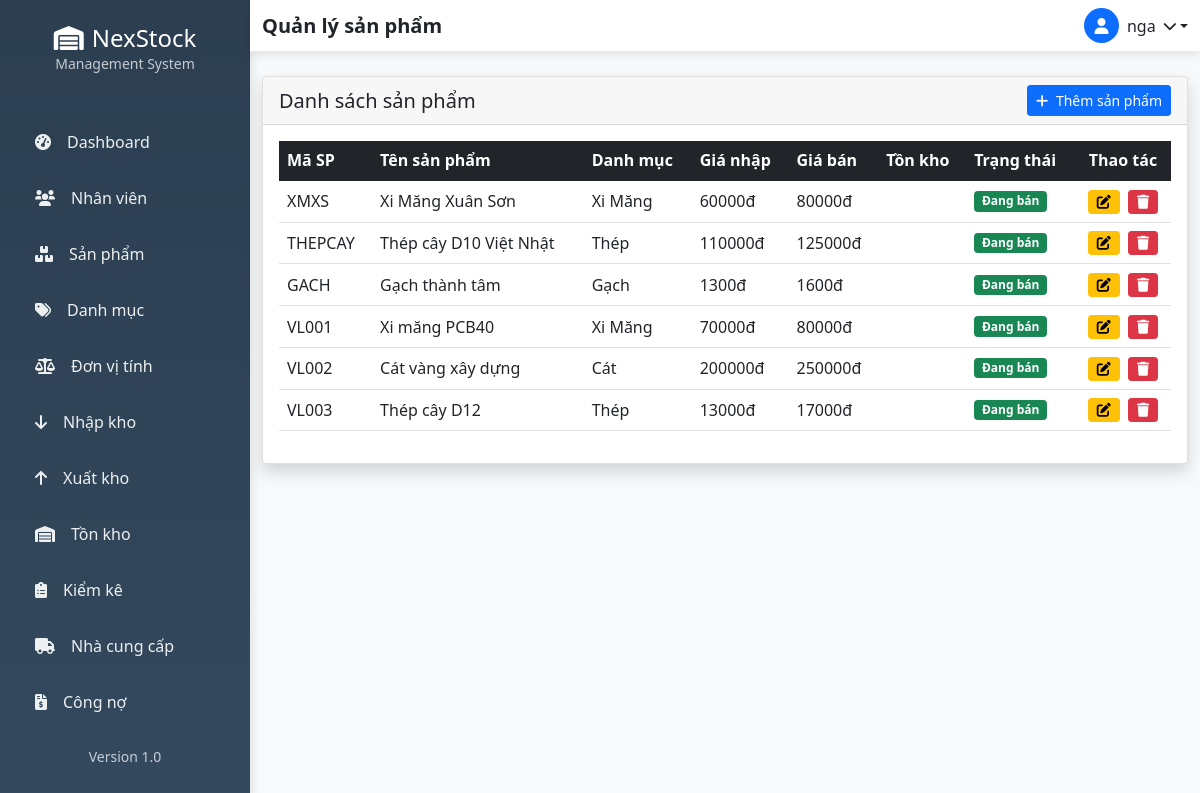
/san-pham/ (signed in), run on the app's committed database.
### accounts/models.py (models this page shows, shortened)
class NguoiDung(AbstractUser):
    ho_ten = models.CharField(max_length=100, blank=True)
    vai_tro = models.CharField(max_length=20, choices=[
        ('admin', 'Quản trị viên'),
        ('manager', 'Quản lý'),
        ('staff', 'Nhân viên'),
    ], default='staff')
    trang_thai = models.BooleanField(default=True)

### products/models.py (models this page shows, shortened)
class SanPham(models.Model):
    danh_muc = models.ForeignKey(DanhMucSanPham, on_delete=models.CASCADE)
    don_vi_tinh = models.ForeignKey(DonViTinh, on_delete=models.CASCADE)
    ma_san_pham = models.CharField(max_length=50, unique=True)
    ten_san_pham = models.CharField(max_length=200)
    mo_ta = models.TextField(blank=True, null=True)
    gia_nhap = models.DecimalField(max_digits=15, decimal_places=2)
    gia_ban = models.DecimalField(max_digits=15, decimal_places=2)
    trang_thai = models.BooleanField(default=True)
    ngay_tao = models.DateTimeField(auto_now_add=True)
    class Meta:
        verbose_name = "Sản phẩm"
        verbose_name_plural = "Sản phẩm"

class DanhMucSanPham(models.Model):
    ten_danh_muc = models.CharField(max_length=100)
    mo_ta = models.TextField(blank=True, null=True)
    trang_thai = models.BooleanField(default=True)
    ngay_tao = models.DateTimeField(auto_now_add=True)
    class Meta:
        verbose_name = "Danh mục sản phẩm"
        verbose_name_plural = "Danh mục sản phẩm"

### products/views.py (the view)
# urls.py: path('', views.product_list, name='product_list'),
@login_required
def product_list(request):
    products = SanPham.objects.all()
    return render(request, 'products/product_list.html', {'products': products})

### templates/products/product_list.html (shortened to what this page needs)
{% extends 'base.html' %}
{% block page_title %}Quản lý sản phẩm{% endblock %}
{% block content %}
<div class="card shadow">
    <div class="card-header d-flex justify-content-between align-items-center">
        <h5 class="card-title mb-0">Danh sách sản phẩm</h5>
        <a href="{% url 'product_create' %}" class="btn btn-primary btn-sm">
            <i class="fas fa-plus me-1"></i> Thêm sản phẩm
        </a>
    </div>
    <div class="card-body">
        <div class="table-responsive">
            <table class="table table-hover align-middle">
                <thead class="table-dark">
                    <tr>
                        <th>Mã SP</th>
                        <th>Tên sản phẩm</th>
                        <th>Danh mục</th>
                        <th>Giá nhập</th>
                        <th>Giá bán</th>
                        <th>Tồn kho</th>
                        <th>Trạng thái</th>
                        <th class="text-center">Thao tác</th>
                    </tr>
                </thead>
                <tbody>
                    {% for product in products %}
                    <tr>
                        <td>{{ product.ma_san_pham }}</td>
                        <td>{{ product.ten_san_pham }}</td>
                        <td>{{ product.danh_muc.ten_danh_muc }}</td>
                        <td>{{ product.gia_nhap|floatformat:0 }}đ</td>
                        <td>{{ product.gia_ban|floatformat:0 }}đ</td>
                        <td>{{ product.ton_kho }}</td>
                        <td>
                            {% if product.trang_thai %}
                                <span class="badge bg-success">Đang bán</span>
                            {% else %}
                                <span class="badge bg-secondary">Ngừng bán</span>
                            {% endif %}
                        </td>
                        <td class="text-center">
                            <a href="{% url 'product_edit' product.id %}" class="btn btn-sm btn-warning me-1">
                                <i class="fas fa-edit"></i>
                            </a>
                            <a href="{% url 'product_delete' product.id %}" class="btn btn-sm btn-danger">
                                <i class="fas fa-trash"></i>
                            </a>
                        </td>
                    </tr>
                    {% empty %}
                    <tr>
                        <td colspan="8" class="text-center text-muted">Chưa có sản phẩm nào.</td>
                    </tr>
                    {% endfor %}
                </tbody>
            </table>
        </div>
    </div>
</div>
{% endblock %}

### templates/base.html (shortened to what this page needs)
{% load static %}
<html lang="vi">
<head>
    <link href="https://cdn.jsdelivr.net/npm/bootstrap@5.1.3/dist/css/bootstrap.min.css" rel="stylesheet">
    <link rel="stylesheet" href="https://cdnjs.cloudflare.com/ajax/libs/font-awesome/6.0.0/css/all.min.css">
</head>
<body>
{% if user.is_authenticated %}
<div class="d-flex">
    <div class="sidebar">
        <div class="sidebar-header text-center py-4">
            <h4 class="text-white mb-0">
                <i class="fas fa-warehouse me-2"></i>NexStock
            </h4>
            <small class="text-light opacity-75">Management System</small>
        </div>
        <nav class="nav flex-column mt-3">
            <a class="nav-link {% if request.resolver_match.url_name == 'dashboard' %}active{% endif %}"
               href="{% url 'dashboard' %}">
                <i class="fas fa-tachometer-alt me-3"></i>Dashboard
            </a>
            <a class="nav-link {% if 'nhan-vien' in request.path %}active{% endif %}"
               href="{% url 'danh_sach_nhan_vien' %}">
                <i class="fas fa-users me-3"></i>Nhân viên
            </a>
            <a class="nav-link {% if 'product' in request.path %}active{% endif %}"
               href="{% url 'product_list' %}">
                <i class="fas fa-boxes me-3"></i>Sản phẩm
            </a>
            <a class="nav-link {% if 'category' in request.path %}active{% endif %}"
               href="{% url 'category_list' %}">
                <i class="fas fa-tags me-3"></i>Danh mục
            </a>
            <a class="nav-link {% if 'unit' in request.path %}active{% endif %}"
               href="{% url 'unit_list' %}">
                <i class="fas fa-balance-scale me-3"></i>Đơn vị tính
            </a>
            <a class="nav-link {% if 'nhap' in request.path %}active{% endif %}"
               href="{% url 'inventory:danh_sach_nhap' %}">
                <i class="fas fa-arrow-down me-3"></i>Nhập kho
            </a>
            <a class="nav-link {% if 'xuat' in request.path %}active{% endif %}"
               href="{% url 'inventory:danh_sach_xuat' %}">
                <i class="fas fa-arrow-up me-3"></i>Xuất kho
            </a>
            <a class="nav-link {% if 'ton-kho' in request.path %}active{% endif %}"
               href="{% url 'inventory:chi_tiet_ton_kho' kho_id=1 %}">
                <i class="fas fa-warehouse me-3"></i>Tồn kho
            </a>
            <a class="nav-link {% if 'kiem-ke' in request.path %}active{% endif %}"
               href="{% url 'inventory:danh_sach_kiem_ke' %}">
                <i class="fas fa-clipboard-list me-3"></i>Kiểm kê
            </a>
            <a class="nav-link" href="/doi-tac/nha-cung-cap/">
                <i class="fas fa-truck me-3"></i>Nhà cung cấp
            </a>
            <a class="nav-link {% if 'debt' in request.path %}active{% endif %}"
               href="{% url 'debt:congno_list' %}">
                <i class="fas fa-file-invoice-dollar me-3"></i>Công nợ
            </a>
        </nav>
        <div class="sidebar-footer mt-auto p-3 text-center">
            <small class="text-light opacity-75">Version 1.0</small>
        </div>
    </div>
    <div class="main-content flex-grow-1">
        <nav class="navbar navbar-custom navbar-expand-lg">
            <div class="container-fluid d-flex justify-content-between">
                <h5 class="mb-0 fw-bold">{% block page_title %}Dashboard{% endblock %}</h5>
                <div class="dropdown">
                    <a href="#" class="dropdown-toggle text-dark text-decoration-none d-flex align-items-center"
                       id="userDropdown" data-bs-toggle="dropdown" aria-expanded="false">
                        <div class="bg-primary rounded-circle d-flex align-items-center justify-content-center me-2"
                             style="width: 35px; height: 35px;">
                            <i class="fas fa-user text-white"></i>
                        </div>
                        <span class="me-2">{{ user.username }}</span>
                        <i class="fas fa-chevron-down small"></i>
                    </a>
                </div>
            </div>
        </nav>
        <div class="container-fluid py-4">
            {% block content %}{% endblock %}
        </div>
    </div>
</div>
{% else %}
<div class="auth-wrapper">
    {% block auth_content %}{% endblock %}
</div>
{% endif %}
</body>
</html>

### templates/base.html (style rules this page uses)
:root { --primary-color: #2c3e50; --secondary-color: #34495e; --accent-color: #3498db; --sidebar-width: 250px; }
.sidebar { background: linear-gradient(180deg, var(--primary-color) 0%, var(--secondary-color) 100%); min-height: 100vh; width: var(--sidebar-width); position: fixed; left: 0; top: 0; box-shadow: 2px 0 10px rgba(0,0,0,0.1); }
.sidebar .nav-link { color: #ecf0f1; padding: 12px 20px; border-radius: 8px; margin: 4px 15px; transition: all 0.3s ease; font-weight: 500; }
.main-content { margin-left: var(--sidebar-width); min-height: 100vh; background-color: #f8f9fa; }
.navbar-custom { background: white !important; box-shadow: 0 2px 10px rgba(0,0,0,0.1); border-bottom: 1px solid #e9ecef; }

### data on the page
NguoiDung: username "nga"
SanPham: ma_san_pham "XMXS", ten_san_pham "Xi Măng Xuân Sơn", danh_muc.ten_danh_muc "Xi Măng", gia_nhap "60000", gia_ban "80000", trang_thai "Đang bán"
SanPham: ma_san_pham "THEPCAY", ten_san_pham "Thép cây D10 Việt Nhật", danh_muc.ten_danh_muc "Thép", gia_nhap "110000", gia_ban "125000", trang_thai "Đang bán"
SanPham: ma_san_pham "GACH", ten_san_pham "Gạch thành tâm", danh_muc.ten_danh_muc "Gạch", gia_nhap "1300", gia_ban "1600", trang_thai "Đang bán"
SanPham: ma_san_pham "VL001", ten_san_pham "Xi măng PCB40", danh_muc.ten_danh_muc "Xi Măng", gia_nhap "70000", gia_ban "80000", trang_thai "Đang bán"
SanPham: ma_san_pham "VL002", ten_san_pham "Cát vàng xây dựng", danh_muc.ten_danh_muc "Cát", gia_nhap "200000", gia_ban "250000", trang_thai "Đang bán"
SanPham: ma_san_pham "VL003", ten_san_pham "Thép cây D12", danh_muc.ten_danh_muc "Thép", gia_nhap "13000", gia_ban "17000", trang_thai "Đang bán"
